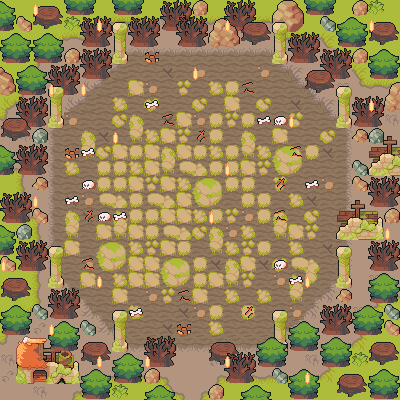

A 2D game scene composited from a Tiled map and its tileset images. What follows is a short description and the map's XML, with each tile layer's data collapsed to a summary:
An orthogonal 25x25 tile map with 16x16 px tiles, 8 tile layers (Tile Layer 1, Base, Tile Layer 5, floor, ...), 5 tilesets and 10 objects (3x ABANDONVIL, GIANTSPIRIT).

<map version="1.10" tiledversion="1.10.2" orientation="orthogonal" renderorder="right-down" width="25" height="25" tilewidth="16" tileheight="16" infinite="0" nextlayerid="15" nextobjectid="12">
 <tileset firstgid="1" name="VillageAbandoned" tilewidth="16" tileheight="16" tilecount="240" columns="20">
  <image source="../Backgrounds/Tilesets/TilesetVillageAbandoned.png" width="320" height="192" />
 </tileset>
 <tileset firstgid="241" source="Floor.tsx" />
 <tileset firstgid="813" name="Nature" tilewidth="16" tileheight="16" tilecount="504" columns="24">
  <image source="../Backgrounds/Tilesets/TilesetNature.png" width="384" height="336" />
 </tileset>
 <tileset firstgid="1317" name="FloorDetail" tilewidth="16" tileheight="16" tilecount="80" columns="16">
  <image source="../Backgrounds/Tilesets/TilesetFloorDetail.png" width="256" height="80" />
 </tileset>
 <tileset firstgid="1397" source="f.tsx" />
 <objectgroup id="13" name="door">
  <object id="9" name="ABANDONVIL" gid="418" x="176" y="400" width="16" height="16" />
  <object id="10" name="ABANDONVIL" gid="418" x="192" y="400" width="16" height="16" />
 </objectgroup>
 <layer id="1" name="Tile Layer 1" width="25" height="25">
  <data>[625 cells, 625 non-empty, 3 distinct tile ids]</data>
 </layer>
 <layer id="2" name="Base" width="25" height="25">
  <data>[625 cells, 625 non-empty, 18 distinct tile ids]</data>
 </layer>
 <layer id="5" name="Tile Layer 5" width="25" height="25">
  <data>[625 cells, 20 non-empty, 12 distinct tile ids]</data>
 </layer>
 <layer id="6" name="floor" width="25" height="25">
  <data>[625 cells, 152 non-empty, 19 distinct tile ids]</data>
 </layer>
 <objectgroup id="8" name="playerStartPosition">
  <object id="1" name="ABANDONVIL" x="198" y="336.667">
   <point />
  </object>
 </objectgroup>
 <objectgroup id="10" name="boss">
  <object id="6" name="GIANTSPIRIT" x="200" y="152.667">
   <point />
  </object>
 </objectgroup>
 <objectgroup id="9" name="hide">
  <object id="2" gid="83" x="112" y="336" width="16" height="16" />
  <object id="3" gid="83" x="272" y="336" width="16" height="16" />
  <object id="4" gid="63" x="112" y="320" width="16" height="16" />
  <object id="5" gid="63" x="272" y="320" width="16" height="16" />
 </objectgroup>
 <objectgroup id="12" name="collision" visible="0">
  <object id="8" x="128" y="64">
   <polygon points="48,336 32,336 31.5,286.5 -96,272 -103.5,143.5 -79.5,37 -15,-13 -2,-8.18182 0,0 -64,64 -64,208 0,272 48,272 48,320" />
  </object>
  <object id="11" x="128" y="64">
   <polygon points="80,336 80,272 144,272 208,208 208,64 144,0 3.5,0 3,-8.75 178.5,-8.5 253.5,124 207.5,273.5" />
  </object>
 </objectgroup>
 <layer id="3" name="Tile Layer 3" width="25" height="25">
  <data>[625 cells, 100 non-empty, 33 distinct tile ids]</data>
 </layer>
 <layer id="7" name="Tile Layer 7" width="25" height="25">
  <data>[625 cells, 0 non-empty, 0 distinct tile ids]</data>
 </layer>
 <layer id="4" name="Tile Layer 4" width="25" height="25">
  <data>[625 cells, 192 non-empty, 21 distinct tile ids]</data>
 </layer>
 <layer id="14" name="Tile Layer 8" width="25" height="25">
  <data>[625 cells, 21 non-empty, 1 distinct tile ids]</data>
 </layer>
</map>
